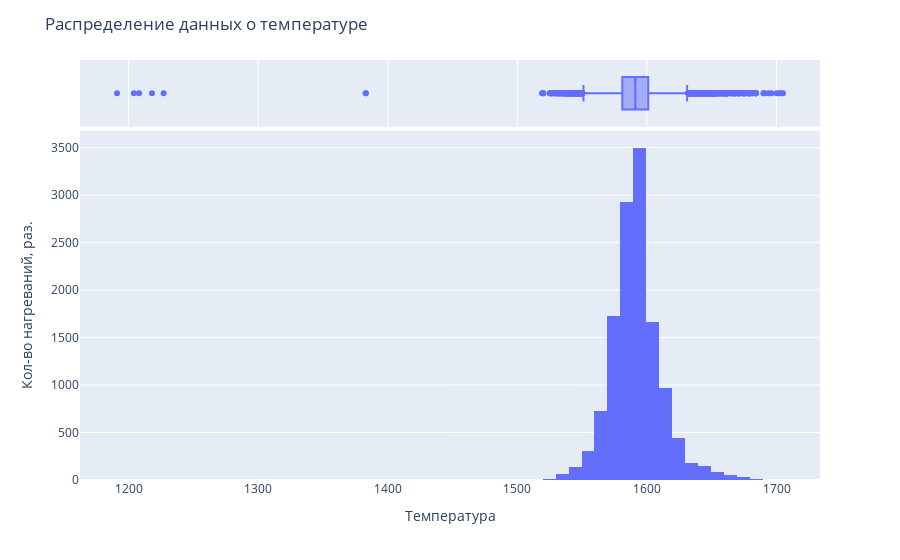

The cell this chart's notebook holds for it:
### Code cell
fig = px.histogram(
    data_temp,
    x="Температура",
    marginal="box",
    nbins=100,
)
fig.update_layout(
    title="Распределение данных о температуре",
    xaxis_title="Температура",
    yaxis_title="Кол-во нагреваний, раз.",
    showlegend=False
)
fig.show()

### Figure 1 — Plotly figure (JSON) as saved in the notebook; plotly's stock layout.template omitted (floating-point values rounded to 4 significant figures; data arrays with more than 128 entries replaced by an {"elided": "..."} marker saying what was removed)
{"data": [{"alignmentgroup": "True", "bingroup": "x", "hovertemplate": "Температура=%{x}<br>count=%{y}<extra></extra>", "legendgroup": "", "marker": {"color": "#636efa", "pattern": {"shape": ""}}, "name": "", "nbinsx": 100, "offsetgroup": "", "orientation": "v", "showlegend": false, "type": "histogram", "x": {"elided": "15907 int values"}, "xaxis": "x", "yaxis": "y"}, {"alignmentgroup": "True", "hovertemplate": "Температура=%{x}<extra></extra>", "legendgroup": "", "marker": {"color": "#636efa"}, "name": "", "notched": true, "offsetgroup": "", "showlegend": false, "type": "box", "x": {"elided": "15907 int values"}, "xaxis": "x2", "yaxis": "y2"}], "layout": {"barmode": "relative", "legend": {"tracegroupgap": 0}, "margin": {"t": 60}, "showlegend": false, "title": {"text": "Распределение данных о температуре"}, "xaxis": {"anchor": "y", "domain": [0, 1], "title": {"text": "Температура"}}, "xaxis2": {"anchor": "y2", "domain": [0, 1], "matches": "x", "showgrid": true, "showticklabels": false}, "yaxis": {"anchor": "x", "domain": [0, 0.8316], "title": {"text": "Кол-во нагреваний, раз."}}, "yaxis2": {"anchor": "x2", "domain": [0.8416, 1], "matches": "y2", "showgrid": false, "showline": false, "showticklabels": false, "ticks": ""}}}
